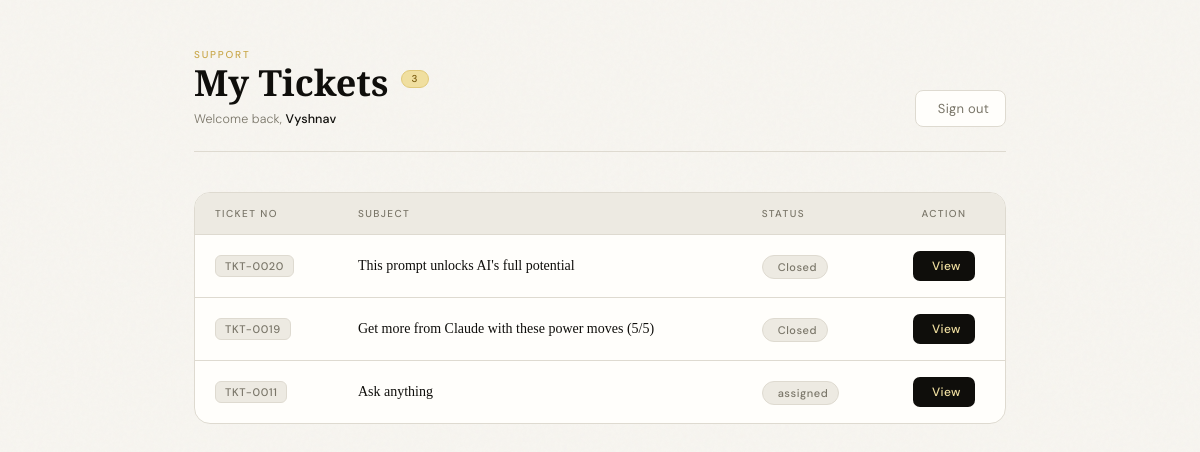
Before: /staff/ (signed in) with the older database file.
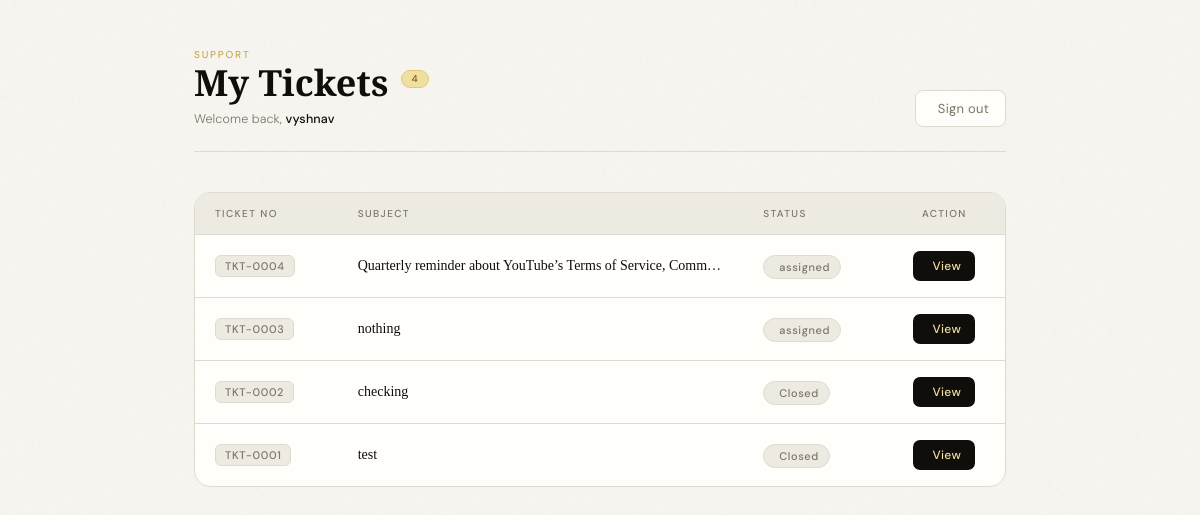
After: the same page with the newer database file.
### myapp/models.py (models this page shows, shortened)
class Staff(models.Model):
    name  = models.CharField(max_length=100)
    email = models.EmailField(unique=True)
    password = models.CharField(max_length=255)

class Ticket(models.Model):
    STATUS_CHOICES = [
        ("unassigned",        "Unassigned"),
        ("assigned",    "Assigned"),
        ("closed",      "Closed"),
    ]
    ticket_number = models.CharField(max_length=20, unique=True, editable=False)
    mail_id  = models.CharField(max_length=50, unique=True)
    subject  = models.TextField(blank=True)
    sender   = models.CharField(max_length=255, blank=True)
    date     = models.CharField(max_length=100, blank=True)
    body     = models.TextField(blank=True)
    assigned_to = models.ForeignKey(Staff, null=True, blank=True, on_delete=models.SET_NULL, related_name="tickets" )
    status = models.CharField(max_length=20, choices=STATUS_CHOICES, default="unassigned")
    created_at = models.DateTimeField(auto_now_add=True)
    class Meta:
        ordering = ["-created_at"]

### myapp/views.py (the view)
# urls.py: path("staff/", views.staff_asigned_ticket, name="staff_asigned_ticket"),
def staff_asigned_ticket(request):
    staff_email=request.session.get('staff_email')
    if not staff_email:
        return redirect("login")
    staff = get_object_or_404(Staff, email=staff_email)
    tickets = Ticket.objects.filter(assigned_to=staff)
    return render(request, "staff_asigned_ticket.html", {
        "tickets": tickets,
        "staff": staff
    })

### templates/staff_asigned_ticket.html (shortened to what this page needs)
<!DOCTYPE html>
<html>
<head>
  <link rel="stylesheet" href="https://cdn.jsdelivr.net/npm/@tabler/icons-webfont@latest/tabler-icons.min.css">
</head>
<body>
<div class="shell">
  <div class="top-bar">
    <div class="header-left">
      <span class="eyebrow">Support</span>
      <h1 class="title">
        My Tickets
        {% if tickets %}
          <span class="badge">{{ tickets|length }}</span>
        {% endif %}
      </h1>
      <p class="welcome-note">Welcome back, <strong>{{ staff.name }}</strong></p>
    </div>
    <div class="header-right">
      <a href="{% url 'logout' %}" class="logout-btn">
         Sign out
      </a>
    </div>
  </div>
  <div class="table-wrapper">
    <table>
      <thead>
        <tr>
          <th>Ticket No</th>
          <th>Subject</th>
          <th>Status</th>
          <th>Action</th>
        </tr>
      </thead>
      <tbody>
        {% for ticket in tickets %}
        <tr style="animation-delay: {{ forloop.counter0 }}00ms;">
          <td><span class="ticket-num">{{ ticket.ticket_number }}</span></td>
          <td class="subject-cell">{{ ticket.subject }}</td>
          <td>
            {% if ticket.status == "open" or ticket.status == "Open" %}
              <span class="status-badge status-open"><i class="ti ti-circle-dot"></i> Open</span>
            {% elif ticket.status == "pending" or ticket.status == "Pending" %}
              <span class="status-badge status-pending"><i class="ti ti-clock"></i> Pending</span>
            {% elif ticket.status == "resolved" or ticket.status == "Resolved" %}
              <span class="status-badge status-resolved"><i class="ti ti-circle-check"></i> Resolved</span>
            {% elif ticket.status == "closed" or ticket.status == "Closed" %}
              <span class="status-badge status-closed"> Closed</span>
            {% else %}
              <span class="status-badge status-closed"> {{ ticket.status }}</span>
            {% endif %}
          </td>
          <td class="action-cell">
            <a href="{% url 'staff_ticket_detail' ticket.id %}" class="view-btn">
               View
            </a>
          </td>
        </tr>
        {% endfor %}
      </tbody>
    </table>
  </div>
</div>
</body>
</html>

Changed rows visible on the page:
no longer on this page (row edited): Ticket: ticket_number "TKT-0020", subject "This prompt unlocks AI's full potential", status "Closed"
no longer on this page (row edited): Ticket: ticket_number "TKT-0019", subject "Get more from Claude with these power moves (5/5)", status "Closed"
no longer on this page (row edited): Ticket: ticket_number "TKT-0011", subject "Ask anything", status "assigned"
changed Staff: name "Vyshnav" → "vyshnav"
now on this page (row edited): Ticket: ticket_number "TKT-0004", subject "Quarterly reminder about YouTube’s Terms of Service, Comm…", status "assigned"
now on this page (row edited): Ticket: ticket_number "TKT-0003", subject "nothing", status "assigned"
now on this page (row edited): Ticket: ticket_number "TKT-0002", subject "checking", status "Closed"
now on this page (row edited): Ticket: ticket_number "TKT-0001", subject "test", status "Closed"
Other visible differences:
{{ tickets|length }}: "3" → "4"
